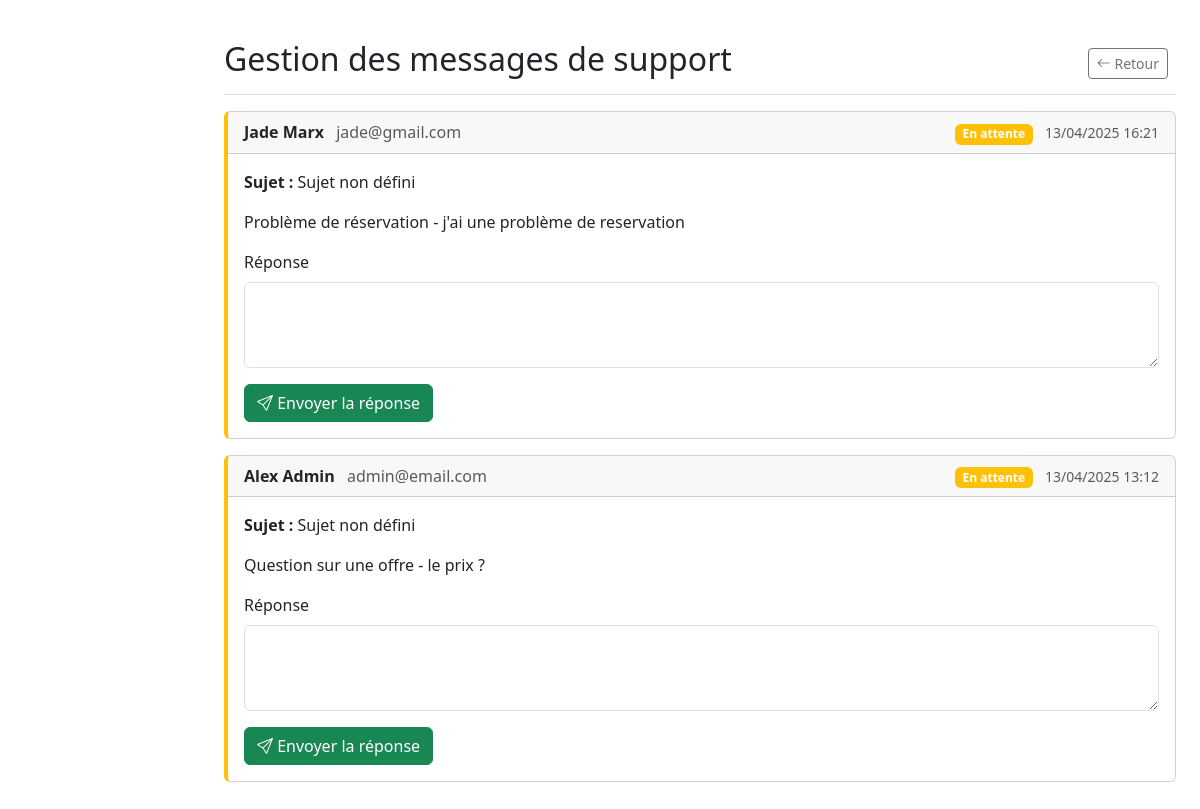
The page /admin/gestion_messages.php (signed in) on the database its author committed.
### tables this page shows
CREATE TABLE `contact_support` (
  `user_id` int DEFAULT NULL,
  `message` text NOT NULL,
  `statut` enum('en attente','répondu') DEFAULT 'en attente',
  `date_post` timestamp NULL DEFAULT CURRENT_TIMESTAMP,
  `prenom` varchar(50) DEFAULT NULL,
  `nom` varchar(50) DEFAULT NULL,
  `email` varchar(100) DEFAULT NULL,
  `telephone` varchar(20) DEFAULT NULL,
  `id` int NOT NULL
);

CREATE TABLE `users` (
  `id` int NOT NULL,
  `nom` varchar(100) NOT NULL,
  `prenom` varchar(50) NOT NULL,
  `email` varchar(100) NOT NULL,
  `password` varchar(100) NOT NULL,
  `gender` enum('M','F','Autre') NOT NULL,
  `date_naissance` date DEFAULT NULL,
  `adresse` varchar(255) DEFAULT NULL,
  `telephone` varchar(20) DEFAULT NULL,
  `profile_picture` varchar(255) DEFAULT NULL,
  `access_level` enum('user','admin') DEFAULT 'user',
  `date_inscription` timestamp NULL DEFAULT CURRENT_TIMESTAMP,
  `derniere_connexion` timestamp NULL DEFAULT CURRENT_TIMESTAMP,
  `statut` enum('actif','suspendu','désactivé') DEFAULT 'actif'
);

### admin/gestion_messages.php (the view, shortened to what this page needs)
<?php
require_once('../data_base/connection.php');
$messages = $dbh->query("
    SELECT cs.*, u.prenom, u.nom, u.email
    FROM contact_support cs
    LEFT JOIN users u ON cs.user_id = u.id
    ORDER BY cs.date_post DESC
")->fetchAll(PDO::FETCH_ASSOC);
?>
<!DOCTYPE html>
<html lang="fr">
<head>
    <link href="https://cdn.jsdelivr.net/npm/bootstrap@5.3.2/dist/css/bootstrap.min.css" rel="stylesheet">
    <link href="https://cdn.jsdelivr.net/npm/bootstrap-icons/font/bootstrap-icons.css" rel="stylesheet">
</head>
<body>
    <div class="container-fluid">
        <div class="row">
            <main class="col-md-9 ms-sm-auto col-lg-10 px-md-4 py-4">
                <div class="d-flex justify-content-between flex-wrap flex-md-nowrap align-items-center pt-3 pb-2 mb-3 border-bottom">
                    <h1 class="h2">Gestion des messages de support</h1>
                    <div class="btn-toolbar mb-2 mb-md-0">
                        <div class="btn-group me-2">
                            <a href="../admin.php" class="btn btn-sm btn-outline-secondary">
                                <i class="bi bi-arrow-left"></i> Retour
                            </a>
                        </div>
                    </div>
                </div>
                <div class="row">
                    <div class="col-md-12">
                        <?php foreach ($messages as $message): ?>
                            <div class="card message-card mb-3 <?= $message['statut'] === 'en attente' ? 'pending' : 'answered' ?>">
                                <div class="card-header d-flex justify-content-between align-items-center">
                                    <div>
                                        <strong><?= htmlspecialchars(($message['prenom'] ?? '') . ' ' . ($message['nom'] ?? '')) ?></strong>
                                        <span class="text-muted ms-2"><?= htmlspecialchars($message['email'] ?? '') ?></span>
                                    </div>
                                    <div>
                                        <span class="badge bg-<?= $message['statut'] === 'en attente' ? 'warning' : 'success' ?>">
                                            <?= $message['statut'] === 'en attente' ? 'En attente' : 'Répondu' ?>
                                        </span>
                                        <small class="text-muted ms-2"><?= date('d/m/Y H:i', strtotime($message['date_post'])) ?></small>
                                    </div>
                                </div>
                                <div class="card-body">
                                    <p><strong>Sujet :</strong> <?= htmlspecialchars($message['sujet'] ?? 'Sujet non défini') ?></p>
                                    <p><?= nl2br(htmlspecialchars($message['message'] ?? '')) ?></p>
                                    <?php if (!empty($message['reponse'])): ?>
                                        <hr>
                                        <h6 class="text-success">Réponse :</h6>
                                        <p><?= nl2br(htmlspecialchars($message['reponse'])) ?></p>
                                        <p class="small text-muted">
                                            Répondu le <?= date('d/m/Y H:i', strtotime($message['date_reponse'])) ?>
                                        </p>
                                    <?php elseif ($message['statut'] === 'en attente'): ?>
                                        <form method="POST" action="gestion_messages.php" class="mt-3">
                                            <div class="mb-3">
                                                <label class="form-label">Réponse</label>
                                                <textarea class="form-control" name="response" rows="3" required></textarea>
                                            </div>
                                            <button type="submit" class="btn btn-success">
                                                <i class="bi bi-send"></i> Envoyer la réponse
                                            </button>
                                        </form>
                                    <?php endif; ?>
                                </div>
                            </div>
                        <?php endforeach; ?>
                    </div>
                </div>
            </main>
        </div>
    </div>
</body>
</html>

### admin/gestion_messages.php (style rules this page uses)
.message-card { border-left: 4px solid; }
.message-card.pending { border-left-color: #ffc107; }

### rows shown on the page
contact_support: user.nom "Jade Marx", user.email "jade@gmail.com", statut "En attente", date_post "13/04/2025 16:21", sujet "Sujet non défini", message "Problème de réservation - j'ai une problème de reservation"
contact_support: user.nom "Alex Admin", user.email "admin@email.com", statut "En attente", date_post "13/04/2025 13:12", sujet "Sujet non défini", message "Question sur une offre - le prix ?"
